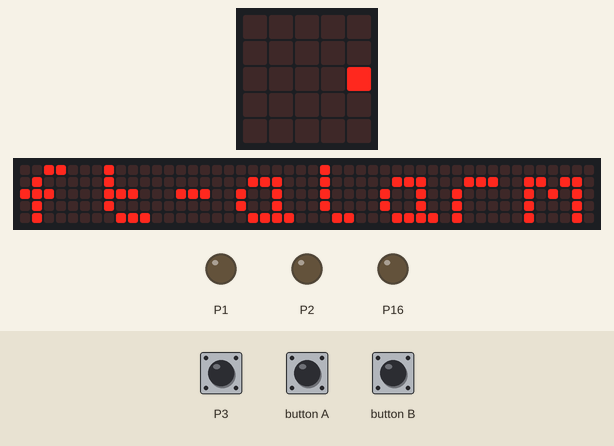
Simulated run of this program. Board: Calliope mini (MakeCode). Parts: the board's 5×5 LED display, a strip that is not on the board, showing the scrolling text unrolled, output pins drawn as LEDs (lit = HIGH). Dashed ring = blinking. The test bench sets the inputs (shaded band). The 48×5 strip is a reading aid, not a part: it shows the text the display is scrolling, unrolled, one strip-width of it at a time.

Above: at 0.2 s.
At 7.9 s:
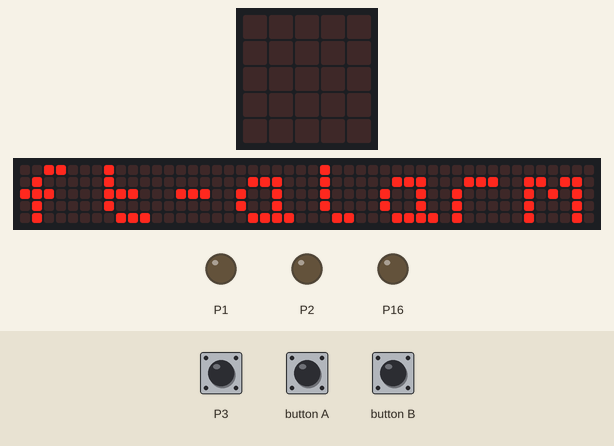
9.4 s: button A pressed for 0.15 s
At 12.4 s:
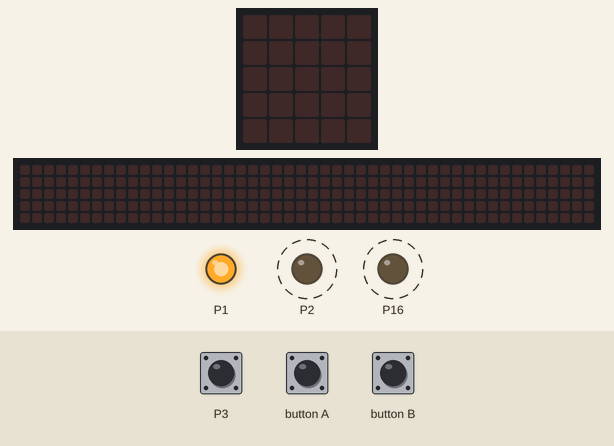
12.5 s: button B pressed for 0.15 s
15.6 s: button B pressed for 3.2 s
Timing chart, 0 to 26.3 s (numbered marks = the images above; inputs shaded):
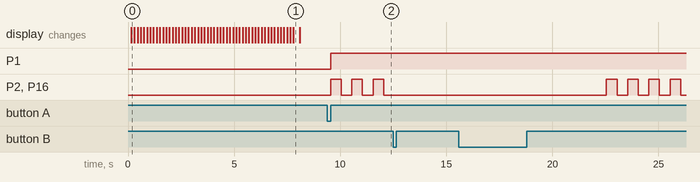

Measured:
- after the input at 9.4 s, P1: LOW → HIGH after 0.15 s; P2, P16: alternates HIGH for 0.50 s and LOW for 0.50 s, starting after 0.15 s
- after the input at 12.5 s, P2, P16: stops changing and stays LOW

The program:

main.ts
```typescript
input.onButtonEvent(Button.A, input.buttonEventClick(), function () {
    pins.digitalWritePin(DigitalPin.P1, 1)
    while (true) {
        while (!(input.buttonIsPressed(Button.B))) {
            if (!(input.pinIsPressed(TouchPin.P3))) {
                pins.digitalWritePin(DigitalPin.P2, 1)
                pins.digitalWritePin(DigitalPin.C16, 1)
                basic.pause(500)
                pins.digitalWritePin(DigitalPin.P2, 0)
                pins.digitalWritePin(DigitalPin.C16, 0)
                basic.pause(500)
            }
        }
        pins.digitalWritePin(DigitalPin.P2, 0)
        basic.pause(5000)
    }
})
basic.showString("ft-alarm")
```

test.ts
```typescript
// Hier kann man Tests durchführen; diese Datei wird nicht kompiliert, wenn dieses Paket als Erweiterung verwendet wird.
```
